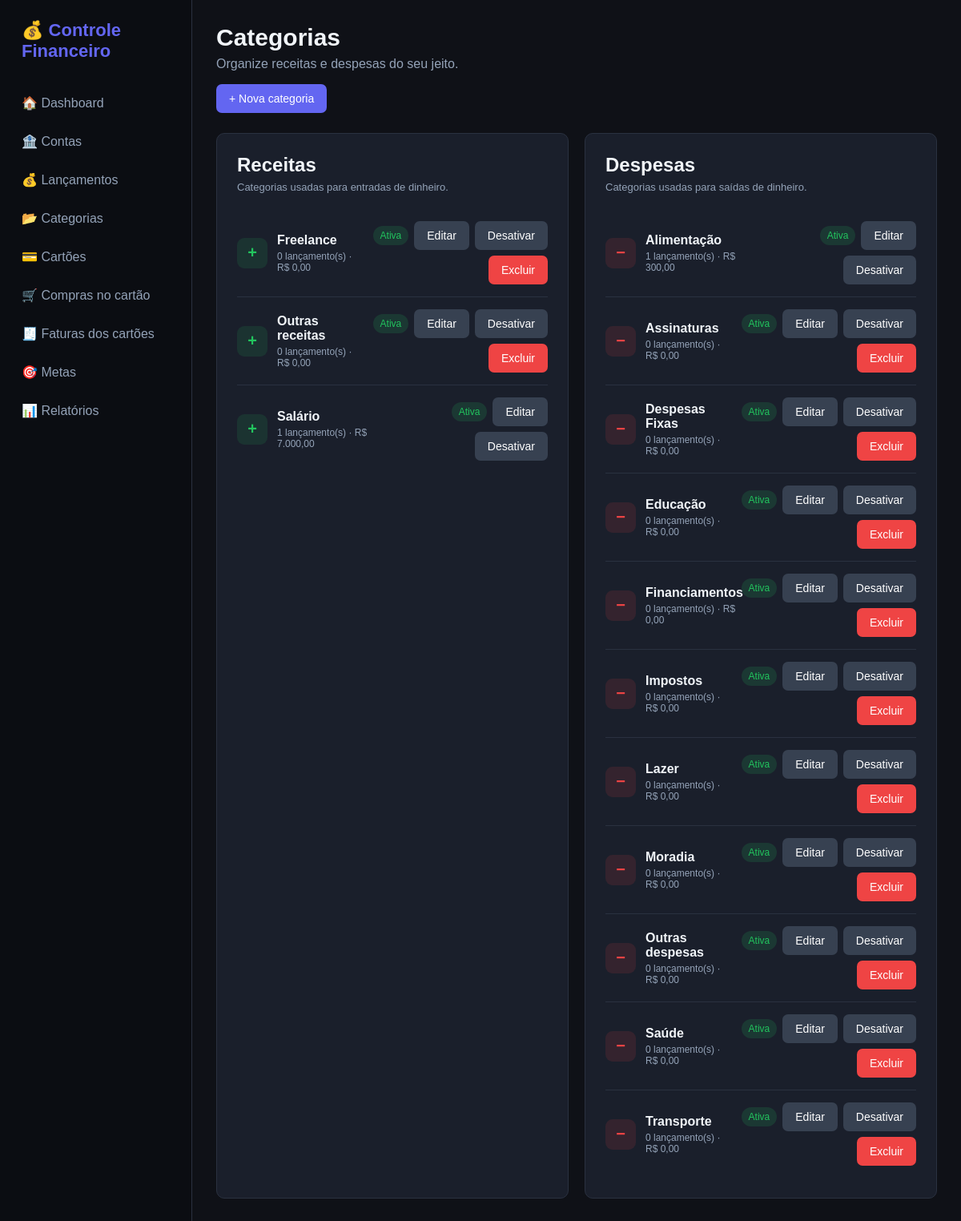
Before: /categorias/ with the older database file.
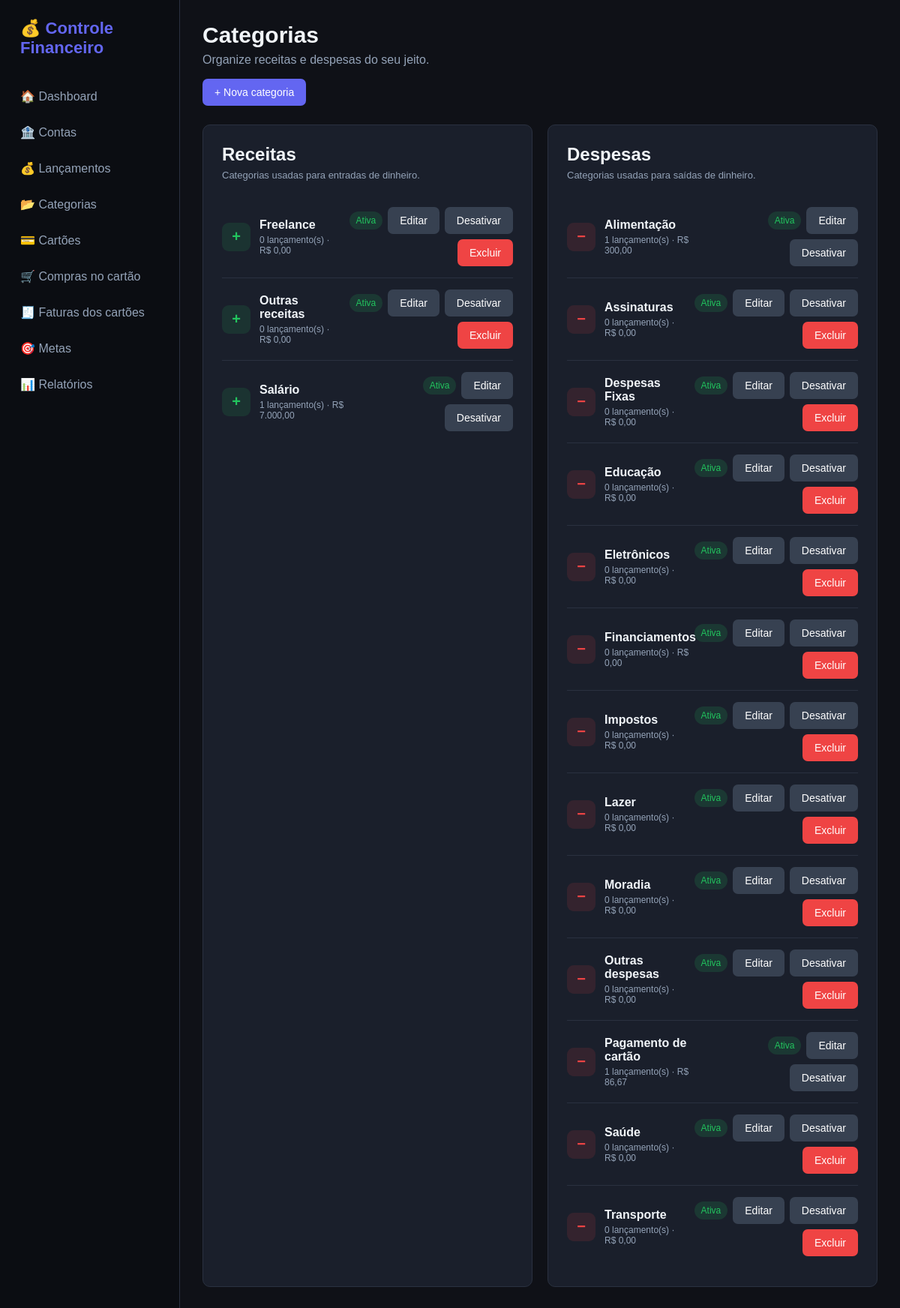
After: the same page with the newer database file.
### models/categoria.py (models this page shows, shortened)
class Categoria(db.Model):
    __tablename__ = "categorias"
    id = db.Column(
        db.Integer,
        primary_key=True
    )
    nome = db.Column(
        db.String(100),
        nullable=False
    )
    tipo = db.Column(
        db.String(20),
        nullable=False
    )
    ativa = db.Column(
        db.Boolean,
        default=True
    )
    lancamentos = db.relationship(
        "Lancamento",
        back_populates="categoria",
        lazy=True
    )
    def total_movimentado(self):
        return sum(
            float(lancamento.valor or 0)
            for lancamento in self.lancamentos
        )
    def quantidade_lancamentos(self):
        return len(self.lancamentos)

### models/lancamento.py (models this page shows, shortened)
class Lancamento(db.Model):
    __tablename__ = "lancamentos"
    id = db.Column(
        db.Integer,
        primary_key=True
    )
    descricao = db.Column(
        db.String(200),
        nullable=False
    )
    valor = db.Column(
        db.Numeric(12, 2),
        nullable=False
    )
    tipo = db.Column(
        db.String(20),
        nullable=False
    )
    data = db.Column(
        db.Date,
        nullable=False
    )
    status = db.Column(
        db.String(20),
        nullable=False,
        default="pendente"
    )
    observacao = db.Column(
        db.Text,
        nullable=True
    )
    conta_id = db.Column(
        db.Integer,
        db.ForeignKey("contas.id"),
        nullable=False
    )
    categoria_id = db.Column(
        db.Integer,
        db.ForeignKey("categorias.id"),
        nullable=False
    )
    criado_em = db.Column(
        db.DateTime,
        default=datetime.utcnow
    )
    conta = db.relationship(
        "Conta",
        back_populates="lancamentos"
    )
    categoria = db.relationship(
        "Categoria",
        back_populates="lancamentos"
    )

### routes/categorias.py (the view)
@categorias_bp.route("/")
def listar():
    categorias = Categoria.query.order_by(
        Categoria.tipo,
        Categoria.nome
    ).all()
    return render_template(
        "categorias.html",
        categorias=categorias
    )

### app.py (called while the page is built)
def formatar_moeda(valor):
    try:
        valor = float(valor or 0)
    except (TypeError, ValueError):
        valor = 0.0
    negativo = valor < 0
    valor = abs(valor)
    texto = f"{valor:,.2f}"
    texto = texto.replace(",", "X").replace(".", ",").replace("X", ".")
    if negativo:
        texto = "-" + texto
    return texto

### templates/categorias.html (shortened to what the changed rows need)
{% extends "base.html" %}
{% block content %}
<div class="page-header">
    <div>
        <h1>Categorias</h1>
    </div>
</div>
<div class="category-groups">
    <div class="panel">
        <div class="panel-header">
            <div>
                <h2>Receitas</h2>
            </div>
        </div>
        <div class="category-list">
            {% for categoria in categorias if categoria.tipo == "receita" %}
            <div class="category-item">
                <div class="category-main">
                    <div class="category-icon category-icon-receita">
                        +
                    </div>
                    <div>
                        <strong>
                            {{ categoria.nome }}
                        </strong>
                        <span>
                            {{ categoria.quantidade_lancamentos() }}
                            lançamento(s)
                            ·
                            R$ {{ categoria.total_movimentado()|moeda }}
                        </span>
                    </div>
                </div>
                <div class="category-actions">
                    {% if categoria.ativa %}
                        <span class="badge badge-success">
                            Ativa
                        </span>
                    {% else %}
                        <span class="badge badge-danger">
                            Inativa
                        </span>
                    {% endif %}
                    <a
                        href="{{ url_for('categorias.editar', id=categoria.id) }}"
                        class="btn btn-secondary"
                    >
                        Editar
                    </a>
                    <form
                        method="POST"
                        action="{{ url_for('categorias.alternar', id=categoria.id) }}"
                    >
                        <button
                            type="submit"
                            class="btn btn-secondary"
                        >
                            {% if categoria.ativa %}
                                Desativar
                            {% else %}
                                Ativar
                            {% endif %}
                        </button>
                    </form>
                    {% if not categoria.lancamentos %}
                    <form
                        method="POST"
                        action="{{ url_for('categorias.excluir', id=categoria.id) }}"
                        onsubmit="return confirm('Deseja realmente excluir esta categoria?');"
                    >
                        <button
                            type="submit"
                            class="btn btn-danger"
                        >
                            Excluir
                        </button>
                    </form>
                    {% endif %}
                </div>
            </div>
            {% else %}
            <div class="empty-state">
                Nenhuma categoria de receita cadastrada.
            </div>
            {% endfor %}
        </div>
    </div>
    <div class="panel">
        <div class="panel-header">
            <div>
                <h2>Despesas</h2>
            </div>
        </div>
        <div class="category-list">
            {% for categoria in categorias if categoria.tipo == "despesa" %}
            <div class="category-item">
                <div class="category-main">
                    <div class="category-icon category-icon-despesa">
                        −
                    </div>
                    <div>
                        <strong>
                            {{ categoria.nome }}
                        </strong>
                        <span>
                            {{ categoria.quantidade_lancamentos() }}
                            lançamento(s)
                            ·
                            R$ {{ categoria.total_movimentado()|moeda }}
                        </span>
                    </div>
                </div>
                <div class="category-actions">
                    {% if categoria.ativa %}
                        <span class="badge badge-success">
                            Ativa
                        </span>
                    {% else %}
                        <span class="badge badge-danger">
                            Inativa
                        </span>
                    {% endif %}
                    <a
                        href="{{ url_for('categorias.editar', id=categoria.id) }}"
                        class="btn btn-secondary"
                    >
                        Editar
                    </a>
                    <form
                        method="POST"
                        action="{{ url_for('categorias.alternar', id=categoria.id) }}"
                    >
                        <button
                            type="submit"
                            class="btn btn-secondary"
                        >
                            {% if categoria.ativa %}
                                Desativar
                            {% else %}
                                Ativar
                            {% endif %}
                        </button>
                    </form>
                    {% if not categoria.lancamentos %}
                    <form
                        method="POST"
                        action="{{ url_for('categorias.excluir', id=categoria.id) }}"
                        onsubmit="return confirm('Deseja realmente excluir esta categoria?');"
                    >
                        <button
                            type="submit"
                            class="btn btn-danger"
                        >
                            Excluir
                        </button>
                    </form>
                    {% endif %}
                </div>
            </div>
            {% else %}
            <div class="empty-state">
                Nenhuma categoria de despesa cadastrada.
            </div>
            {% endfor %}
        </div>
    </div>
</div>
{% endblock %}

Changed rows visible on the page:
added Categoria: nome "Eletrônicos", quantidade_lancamentos "0", total_movimentado|moeda "0,00", ativa "Ativa", shown under "Despesas"
added Categoria: nome "Pagamento de cartão", quantidade_lancamentos "1", total_movimentado|moeda "86,67", shows "Ativa", shows "Desativar", shown under "Despesas"
